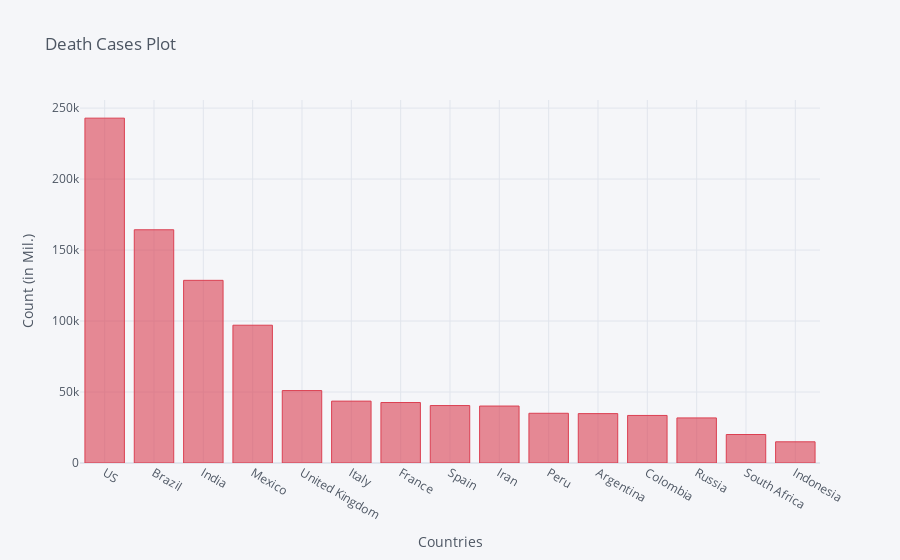

Notebook source saved alongside this figure:
### Code cell
death_df2_plot.iplot(kind='bar', x='Country/Region', y='11/12/20',color='red',
                    title='Death Cases Plot',xTitle='Countries',yTitle='Count (in Mil.)')

### Figure 1 — Plotly figure (JSON) as saved in the notebook; plotly's stock layout.template omitted (floating-point values rounded to 4 significant figures)
{"data": [{"marker": {"color": "rgba(219, 64, 82, 0.6)", "line": {"color": "rgba(219, 64, 82, 1.0)", "width": 1}}, "name": "11/12/20", "orientation": "v", "text": "", "type": "bar", "x": ["US", "Brazil", "India", "Mexico", "United Kingdom", "Italy", "France", "Spain", "Iran", "Peru", "Argentina", "Colombia", "Russia", "South Africa", "Indonesia"], "y": [242901, 164281, 128668, 97056, 51020, 43589, 42599, 40461, 40121, 35031, 34782, 33491, 31755, 20076, 14933]}], "layout": {"legend": {"bgcolor": "#F5F6F9", "font": {"color": "#4D5663"}}, "paper_bgcolor": "#F5F6F9", "plot_bgcolor": "#F5F6F9", "title": {"font": {"color": "#4D5663"}, "text": "Death Cases Plot"}, "xaxis": {"gridcolor": "#E1E5ED", "showgrid": true, "tickfont": {"color": "#4D5663"}, "title": {"font": {"color": "#4D5663"}, "text": "Countries"}, "zerolinecolor": "#E1E5ED"}, "yaxis": {"gridcolor": "#E1E5ED", "showgrid": true, "tickfont": {"color": "#4D5663"}, "title": {"font": {"color": "#4D5663"}, "text": "Count (in Mil.)"}, "zerolinecolor": "#E1E5ED"}}}
